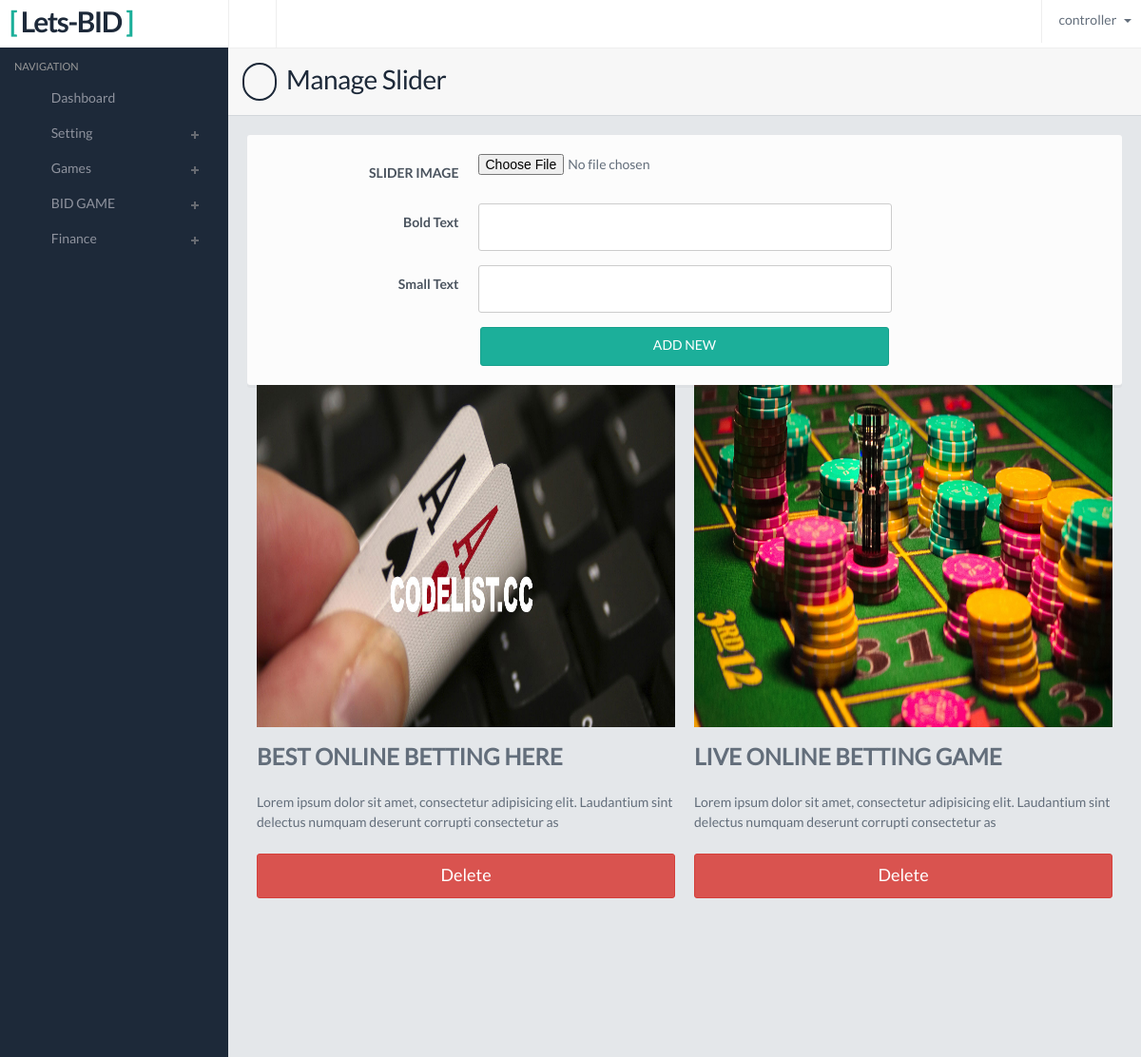
The page /Files/admin-panel/setslider.php (signed in) on the database its author committed.
### tables this page shows
CREATE TABLE IF NOT EXISTS `general_setting` (
`id` int(11) NOT NULL,
  `sitename` varchar(255) DEFAULT NULL,
  `txt1` blob,
  `txt2` blob
);

CREATE TABLE IF NOT EXISTS `slider_home` (
`id` int(11) NOT NULL,
  `img` varchar(255) DEFAULT NULL,
  `btxt` varchar(255) DEFAULT NULL,
  `stxt` varchar(255) DEFAULT NULL
);

### Files/admin-panel/setslider.php (the view, shortened to what this page needs)
<?php
include ('include/header.php');
?>
</head>
<body>
 <?php
include ('include/sidebar.php');
?>
    <div class="pageheader">
      <h2><i class="fa fa-cog"></i> Manage Slider</h2>
    </div>
    <div class="contentpanel">
      <div class="panel panel-default">
        <div class="panel-body">
                                <div class="portlet-body form">
                                    <form class="form-horizontal" action="" method="post" enctype="multipart/form-data">
                                        <div class="form-body">
                        <div class="form-group">
              <label class="col-sm-3 control-label"><strong>SLIDER IMAGE</strong></label>
              <div class="col-sm-3"><input type="file" name="bgimg"></div>
                 </div>
              <div class="form-group">
              <label class="col-sm-3 control-label"><strong>Bold Text</strong></strong></label>
              <div class="col-sm-6"><input type="text" name="btxt" class="form-control input-lg"></div>
                 </div>
              <div class="form-group">
              <label class="col-sm-3 control-label"><strong>Small Text</strong></strong></label>
              <div class="col-sm-6"><input type="text" name="stxt" class="form-control input-lg"></div>
                 </div>
                                            <div class="row">
                                                <div class="col-md-offset-3 col-md-6">
                                                    <button type="submit" class="btn btn-success btn-block">ADD NEW</button>
                                                </div>
                                            </div>
                                        </div>
                                    </form>
                                </div>
                            </div>
<?php
$ddaa = mysqli_query($conms,"SELECT id, img, btxt, stxt FROM slider_home ORDER BY id");
    while ($data = mysqli_fetch_array($ddaa)){
echo "<div class=\"col-md-6 col-sm-12\" id='$data[0]'>
<img src=\"../indx/images/slider//$data[1]\" alt=\"IMG\" style=\"width:100%; height:360px;\"><br/>
<h3 style=\"font-weight:bold; min-height:40px;\">$data[2] </h3> $data[3] <br><br>
 <a class=\"btn btn-danger btn-lg btn-block\" href=\"delslider.php?id=$data[0]\">Delete</a><br/><br/><br/>
<br><br><br><br>
</div>";
}
?>
    </div>
  </div>
</section>
</body>
</html>

### Files/admin-panel/include/sidebar.php (shortened to what this page needs)
<section>
  <div class="leftpanel">
    <div class="logopanel">
        <h1><span>[</span> <?php echo $ttl[0]; ?>  <span>]</span></h1>
    </div>
    <div class="leftpanelinner">
      <h5 class="sidebartitle">Navigation</h5>
      <ul class="nav nav-pills nav-stacked nav-bracket">
        <li><a href="home.php"><i class="fa fa-home"></i> <span>Dashboard</span></a></li>
		<li class="nav-parent"><a href="#"><i class="fa fa-cog"></i> <span>Setting</span></a>
        </li>
        <li class="nav-parent"><a href="#"><i class="fa fa-gamepad"></i> <span>Games</span></a>
        </li>
        <li class="nav-parent"><a href="#"><i class="fa fa-gamepad"></i> <span>BID GAME</span></a>
        </li>
        <li class="nav-parent"><a href="#"><i class="fa fa-dollar"></i> <span>Finance</span></a>
        </li>
      </ul>
    </div>
  </div>
  <div class="mainpanel">
    <div class="headerbar">
      <a class="menutoggle"><i class="fa fa-bars"></i></a>
      <div class="header-right">
        <ul class="headermenu">
          <li>
            <div class="btn-group">
              <button type="button" class="btn btn-default dropdown-toggle" data-toggle="dropdown">
<?php
echo " $user";
?>
                <span class="caret"></span>
              </button>
            </div>
          </li>
        </ul>
      </div>
    </div>

### Files/admin-panel/css/style.default.css (style rules this page uses)
body { background: #1d2939; font-family: 'LatoRegular', 'Lucida Grande', 'Lucida Sans Unicode', Helvetica, sans-serif !important; line-height: 21px; color: #636e7b; }
input,select,textarea { font-family: 'LatoRegular', 'Lucida Grande', 'Lucida Sans Unicode', Helvetica, sans-serif !important; color: #636e7b; }
h1,h2,h3,h4,h5 { font-family: 'LatoRegular', 'Lucida Grande', 'Lucida Sans Unicode', Helvetica, sans-serif; }
strong { font-family: 'LatoBold'; font-weight: normal; }
.headerbar { border-left: 1px solid #eee; background: #fff; }
.headerbar::after { clear: both; display: block; content: ''; }
.menutoggle { float: left; width: 50px; height: 50px; font-size: 22px; cursor: pointer; float: left; color: #1d2939; border-right: 1px solid #eee; -moz-transition: all 0.2s ease-out 0s; -webkit-transition: all 0.2s ease-out 0s; transition: all 0.2s ease-out 0s; }
.menutoggle .fa, .menutoggle .glyphicon { margin: 14px 0 0 15px; }
.header-right { float: right; }
.headermenu { list-style: none; margin: 0; padding: 0; }
.headermenu:after { clear: both; display: block; content: ''; }
.headermenu > li { display: inline-block; float: left; border-left: 1px solid #eee; position: relative; }
.headermenu .dropdown-toggle { padding: 12px 10px; border-color: #fff; background: #fff; -moz-border-radius: 0; -webkit-border-radius: 0; border-radius: 0; border: 0; }
.headermenu .dropdown-toggle .caret { margin-left: 5px; }
.headermenu .btn-group { margin-bottom: 0; }
.leftpanel { width: 240px; position: absolute; top: 0; left: 0; z-index: 100; }
.logopanel { padding: 10px; background: #fff; }
.logopanel h1 { font-size: 30px; font-family: 'LatoBold', 'Lucida Grande', 'Lucida Sans Unicode', Helvetica, sans-serif; letter-spacing: -1.5px; color: #1d2939; line-height: 30px; margin: 0; }
.logopanel h1 span { color: #1caf9a; }
.leftpanelinner { padding: 5px 15px; }
.sidebartitle { font-size: 11px; text-transform: uppercase; color: #999; margin-bottom: 10px; }
.nav-bracket { margin-bottom: 30px; }
.nav-bracket > li > a { color: #8f939e; padding: 7px 10px; }
.nav-bracket > li.nav-parent > a { background: transparent url(../images/plus-white.png) no-repeat 92% center; }
.nav-bracket li .fa, .nav-bracket li .glyphicon { font-size: 16px; vertical-align: middle; margin-right: 10px; width: 16px; text-align: center; }
.mainpanel { margin-left: 240px; background: #e4e7ea; min-height: 1000px; }
.pageheader { padding: 15px; border-bottom: 1px solid #d3d7db; border-top: 1px solid #eee; background: #f7f7f7; position: relative; }
.pageheader h2 { font-size: 28px; color: #1D2939; letter-spacing: -0.5px; margin: 0; }
.pageheader .glyphicon, .pageheader .fa { font-size: 24px; margin-right: 5px; padding: 6px 7px; border: 2px solid #1D2939; -moz-border-radius: 50px; -webkit-border-radius: 50px; border-radius: 50px; }
.contentpanel { padding: 20px; position: relative; }
.contentpanel::after { clear: both; display: block; content: ''; }

### rows shown on the page
general_setting: sitename "Lets-BID"
slider_home: img (picture), btxt "BEST ONLINE BETTING HERE", stxt "Lorem ipsum dolor sit amet, consectetur adipisicing elit. Laudantium sint delectus numquam deserunt corrupti consectetur as"
slider_home: img (picture), btxt "LIVE ONLINE BETTING GAME", stxt "Lorem ipsum dolor sit amet, consectetur adipisicing elit. Laudantium sint delectus numquam deserunt corrupti consectetur as"

### other values the page prints
$user "controller"
